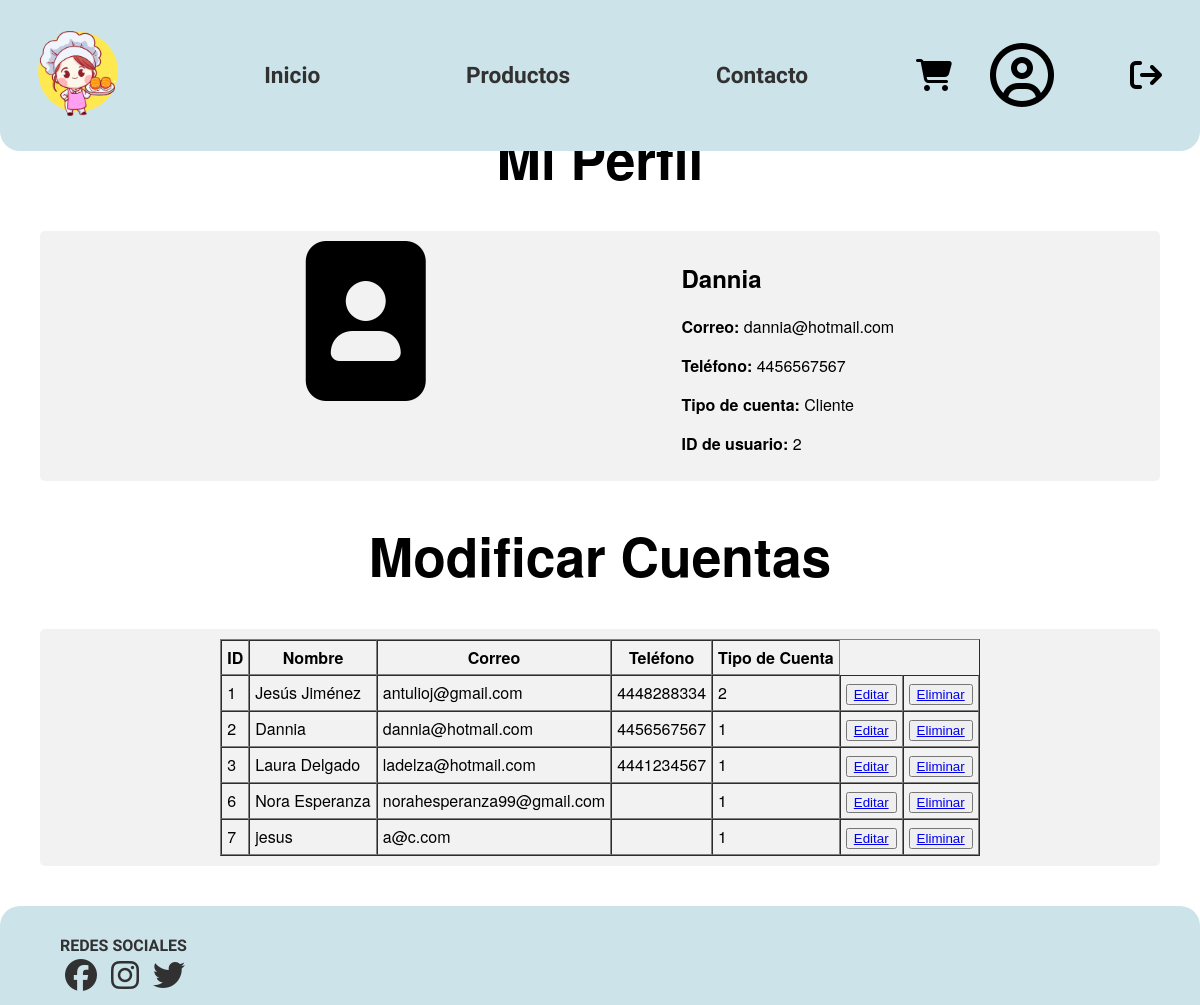
Page /pages/perfil.php (signed in) on the committed database.
### tables this page shows
CREATE TABLE `usuarios` (
  `id_usuario` int(11) NOT NULL,
  `nombre` varchar(100) NOT NULL,
  `correo` varchar(100) NOT NULL,
  `contraseña` varchar(100) NOT NULL,
  `telefono` varchar(40) DEFAULT NULL,
  `rol` int(11) NOT NULL
);

### database/conexion.php (called while the page is built)
<?php
    class Conexion {
        private $host;
        private $db;
        private $usuario;
        private $pass;
        private $charset;
        public function __construct(){
            $this->host = "localhost";
            $this->db = "reposteria";
            $this->usuario = "root";
            $this->pass = "";
            $this->charset = "utf8";
        }
        function conectar() {
            $com = "mysql:host=".$this->host.";dbname=".$this->db.";charset=".$this->charset;
            $enlace = new PDO($com, $this->usuario, $this->pass);
            return $enlace;
        }
    }

### database/CAD.php (called while the page is built, shortened)
<?php
require_once 'conexion.php';
class CAD
{
    static public function getUsuarios(){
        $con = new Conexion();
        $query = $con->conectar()->prepare("SELECT * FROM usuarios");
        if($query->execute()){
            $usuarios = $query->fetchAll();
            return $usuarios;
        }
    }
}

### pages/perfil.php (the view, shortened to what this page needs)
<!DOCTYPE html>
<html lang="en">
<head>
    <?php include '../components/info.php'; ?>
    <link rel="stylesheet" href="../styles/perfil.css">
</head>
<body>
    <?php include '../components/header.php'; ?>
    <div class="container">
        <h1> Mi Perfil </h1>
        <div class="flex-container">
            <div>
                <i class="fa-solid fa-image-portrait fa-10x"></i>
            </div>
            <div>
                <h2> <?php echo $_SESSION['nombre']; ?> </h2>
                <p> <b>Correo: </b><?php echo $_SESSION['correo']; ?> </p>
                <p> <b>Teléfono: </b> <?php echo $_SESSION['telefono']; ?> </p>
                <p> <b>Tipo de cuenta: </b>
                    <?php
                    switch ($_SESSION['rol']) {
                        case '1':
                            echo "Cliente";
                            break;
                    }
                    ?>
                </p>
                <p> <b> ID de usuario: </b> <?php echo $_SESSION['idUsuario']; ?> </p>
            </div>
        </div>
        <?php if(isset($_SESSION['rol']) && isset($_SESSION['rol'])==2){?>
        <h1> Modificar Cuentas </h1>
        <div class="flex-container">
            <center>
                <table border="1" cellpadding="5" cellspacing="0">
                    <tr>
                        <th>ID</th>
                        <th>Nombre</th>
                        <th>Correo</th>
                        <th>Teléfono</th>
                        <th>Tipo de Cuenta</th>
                    </tr>
                    <?php
                    require "../database/CAD.php";
                    $cad = new CAD();
                    $usuarios[] = $cad->getUsuarios();
                    for($i = 0; $i < count($usuarios[0]); $i++){
                        echo '<tr>';
                        echo '<td>'.$usuarios[0][$i]['id_usuario'].'</td>';
                        echo '<td>'.$usuarios[0][$i]['nombre'].'</td>';
                        echo '<td>'.$usuarios[0][$i]['correo'].'</td>';
                        echo '<td>'.$usuarios[0][$i]['telefono'].'</td>';
                        echo '<td>'.$usuarios[0][$i]['rol'].'</td>';
                        echo '<td><button><a href="editarUsuario.php?id='.$usuarios[0][$i]['id_usuario'].'">Editar</a></button></td>';
                        echo '<td><button><a href="../controllers/eliminarUsuario.php?id='.$usuarios[0][$i]['id_usuario'].'">Eliminar</a></button></td>';
                        echo '</tr>';
                    }
                    ?>
                </table>
            </center>
        </div>
        <?php } ?>
    </div>
    <?php include '../components/footer.php'; ?>
</body>
</html>

### components/info.php (shortened to what this page needs)
<link rel="stylesheet" href="../styles/compartido.css">

### components/header.php
<div class="header">
    <div class="logo">
        <img src="../assets/logo.png"  >
    </div>
    <div class="menu">
        <a href="index.php">Inicio</a>
        <a href="productos.php">Productos</a>
        <a href="contacto.php">Contacto</a>
    </div>
    <div class="carrito">
        <a href="../pages/carrito.php">
            <i class="fa-solid fa-cart-shopping fa-2x"></i>
        </a>
    </div>
    <div class="perfil">
        <a href = "../pages/login.php">
            <i class="fa-regular fa-circle-user fa-4x" ></i>
        </a>
    </div>
    <?php
    if(isset($_SESSION['rol'])){
        echo
        '<div class="perfil">
            <a href = "../pages/index.php?band=true">
            <i class="fa-solid fa-arrow-right-from-bracket fa-2x"></i>
            </a>
        </div>';
    }
    ?>
</div>

### components/footer.php (shortened to what this page needs)
<div class="footer">
    <div class="footer-content">
        <div class="footer-content-left">
            <h1>REDES SOCIALES</h1>
            <a href = "https://www.facebook.com"> <i class="fa-brands fa-facebook fa-2xl" ></i> </a>
            <a href = "https://www.instagram.com"> <i class="fa-brands fa-instagram fa-2xl"></i> </a>
            <a href = "https://www.twitter.com"> <i class="fa-brands fa-twitter fa-2xl"></i> </a>
        </div>
    </div>
</div>

### styles/compartido.css (style rules this page uses)
body { padding: 0; margin: 0; }
.header { font-family: "Comfortaa", cursive; margin: auto; display: flex; position: fixed; height: 15%; width: 100%; background-color: rgb(203, 227, 233); color: rgb(49, 49, 49); border-bottom-left-radius: 20px; border-bottom-right-radius: 20px; }
.header .logo { margin: auto; }
.header .logo img { height: 85px; }
.header .menu { margin: auto; font-size: 17pt; text-decoration: none; font-weight: bold; }
.header .menu a { text-decoration: none; padding-top: 10px; padding-bottom: 10px; padding-left: 70px; padding-right: 70px; color: rgb(49, 49, 49); }
.header .carrito { margin-top: auto; margin-bottom: auto; }
.header .carrito a { text-decoration: none; color: black; }
.header .perfil { margin: auto; text-decoration: none; }
.header .perfil a { text-decoration: none; color: black; }
.footer { font-family: "Comfortaa", cursive; margin: auto; height: 20%; width: 100%; background-color: rgb(203, 227, 233); color: rgb(49, 49, 49); border-top-left-radius: 20px; border-top-right-radius: 20px; }
.footer-content { margin: auto; padding: 20px; padding-left: 60px; }
.footer-content h1 { font-size: 12pt; font-weight: bold; }
.footer-content i { text-align: center; padding-left: 5px; padding-right: 5px; }
.footer-content a { text-decoration: none; color: rgb(49, 49, 49); }

### styles/perfil.css (style rules this page uses)
.container { font-family: "Helvetica Neue",Helvetica,Arial,sans-serif; padding: 40px; padding-top: 7%; }
.container h1 { text-align: center; font-size: 40pt; }
.flex-container { display: flex; flex-wrap: wrap; justify-content: space-evenly; background-color: #f2f2f2; border-radius: 5px; padding: 10px; margin-top: 20px; }

### rows in the picture
usuarios: id_usuario "1", nombre "Jesús Jiménez", correo "antulioj@gmail.com", telefono "4448288334", rol "2"
usuarios: id_usuario "2", nombre "Dannia", correo "dannia@hotmail.com", telefono "4456567567", rol "1"
usuarios: id_usuario "3", nombre "Laura Delgado", correo "ladelza@hotmail.com", telefono "4441234567", rol "1"
usuarios: id_usuario "6", nombre "Nora Esperanza", correo "norahesperanza99@gmail.com", rol "1"
usuarios: id_usuario "7", nombre "jesus", correo "a@c.com", rol "1"

### other values in the picture
$_SESSION['nombre'] "Dannia"
$_SESSION['correo'] "dannia@hotmail.com"
$_SESSION['telefono'] "4456567567"
$_SESSION['idUsuario'] "2"
